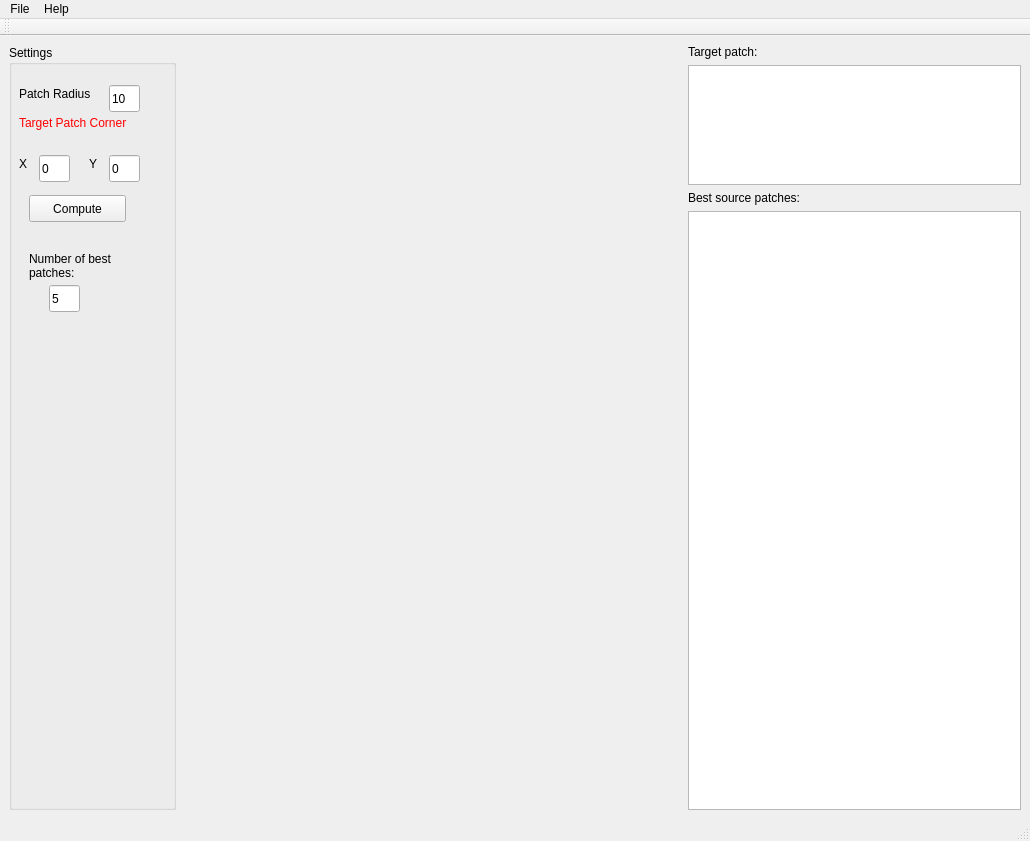
<?xml version="1.0" encoding="UTF-8"?>
<ui version="4.0">
 <class>Form</class>
 <widget class="QMainWindow" name="Form">
  <property name="geometry">
   <rect>
    <x>0</x>
    <y>0</y>
    <width>1030</width>
    <height>841</height>
   </rect>
  </property>
  <property name="windowTitle">
   <string>Interactive Best Patches</string>
  </property>
  <widget class="QWidget" name="centralwidget">
   <layout class="QGridLayout" name="gridLayout">
    <item row="0" column="0">
     <layout class="QHBoxLayout" name="horizontalLayout" stretch="1,3,2">
      <item>
       <layout class="QVBoxLayout" name="verticalLayout" stretch="3">
        <item>
         <widget class="QGroupBox" name="groupBox">
          <property name="title">
           <string>Settings</string>
          </property>
          <widget class="QLabel" name="label">
           <property name="geometry">
            <rect>
             <x>10</x>
             <y>40</y>
             <width>91</width>
             <height>17</height>
            </rect>
           </property>
           <property name="text">
            <string>Patch Radius</string>
           </property>
          </widget>
          <widget class="QLineEdit" name="txtPatchRadius">
           <property name="geometry">
            <rect>
             <x>100</x>
             <y>40</y>
             <width>31</width>
             <height>27</height>
            </rect>
           </property>
           <property name="toolTip">
            <string>Sets the width/height of a square patch</string>
           </property>
           <property name="text">
            <string>10</string>
           </property>
          </widget>
          <widget class="QLabel" name="label_3">
           <property name="geometry">
            <rect>
             <x>10</x>
             <y>70</y>
             <width>161</width>
             <height>17</height>
            </rect>
           </property>
           <property name="text">
            <string>&lt;font color=&quot;red&quot;&gt;Target Patch Corner&lt;/font&gt;</string>
           </property>
          </widget>
          <widget class="QLineEdit" name="txtTargetX">
           <property name="geometry">
            <rect>
             <x>30</x>
             <y>110</y>
             <width>31</width>
             <height>27</height>
            </rect>
           </property>
           <property name="text">
            <string>0</string>
           </property>
          </widget>
          <widget class="QLineEdit" name="txtTargetY">
           <property name="geometry">
            <rect>
             <x>100</x>
             <y>110</y>
             <width>31</width>
             <height>27</height>
            </rect>
           </property>
           <property name="text">
            <string>0</string>
           </property>
          </widget>
          <widget class="QLabel" name="label_4">
           <property name="geometry">
            <rect>
             <x>10</x>
             <y>110</y>
             <width>21</width>
             <height>17</height>
            </rect>
           </property>
           <property name="text">
            <string>X</string>
           </property>
          </widget>
          <widget class="QLabel" name="label_7">
           <property name="geometry">
            <rect>
             <x>80</x>
             <y>110</y>
             <width>21</width>
             <height>17</height>
            </rect>
           </property>
           <property name="text">
            <string>Y</string>
           </property>
          </widget>
          <widget class="QPushButton" name="btnCompute">
           <property name="geometry">
            <rect>
             <x>20</x>
             <y>150</y>
             <width>97</width>
             <height>27</height>
            </rect>
           </property>
           <property name="text">
            <string>Compute</string>
           </property>
          </widget>
          <widget class="QLabel" name="label_6">
           <property name="geometry">
            <rect>
             <x>20</x>
             <y>200</y>
             <width>91</width>
             <height>41</height>
            </rect>
           </property>
           <property name="text">
            <string>Number of best patches:</string>
           </property>
           <property name="wordWrap">
            <bool>true</bool>
           </property>
          </widget>
          <widget class="QLineEdit" name="txtNumberOfPatches">
           <property name="geometry">
            <rect>
             <x>40</x>
             <y>240</y>
             <width>31</width>
             <height>27</height>
            </rect>
           </property>
           <property name="text">
            <string>5</string>
           </property>
          </widget>
         </widget>
        </item>
       </layout>
      </item>
      <item>
       <widget class="QVTKWidget" name="qvtkWidget" native="true"/>
      </item>
      <item>
       <layout class="QVBoxLayout" name="verticalLayout_2" stretch="0,1,0,5">
        <item>
         <widget class="QLabel" name="label_2">
          <property name="text">
           <string>Target patch:</string>
          </property>
         </widget>
        </item>
        <item>
         <widget class="QGraphicsView" name="gfxTarget"/>
        </item>
        <item>
         <widget class="QLabel" name="label_5">
          <property name="text">
           <string>Best source patches:</string>
          </property>
         </widget>
        </item>
        <item>
         <widget class="QTableWidget" name="tableWidget"/>
        </item>
       </layout>
      </item>
     </layout>
    </item>
   </layout>
  </widget>
  <widget class="QMenuBar" name="menubar">
   <property name="geometry">
    <rect>
     <x>0</x>
     <y>0</y>
     <width>1030</width>
     <height>25</height>
    </rect>
   </property>
   <widget class="QMenu" name="menuLeft_Pane">
    <property name="title">
     <string>File</string>
    </property>
    <addaction name="actionOpenImage"/>
    <addaction name="actionOpenMask"/>
    <addaction name="actionOpenMaskInverted"/>
    <addaction name="actionFlipImage"/>
    <addaction name="actionQuit"/>
   </widget>
   <widget class="QMenu" name="menuHelp">
    <property name="title">
     <string>Help</string>
    </property>
    <addaction name="actionHelp"/>
   </widget>
   <addaction name="menuLeft_Pane"/>
   <addaction name="menuHelp"/>
  </widget>
  <widget class="QStatusBar" name="statusbar"/>
  <widget class="QToolBar" name="toolBar">
   <property name="windowTitle">
    <string>toolBar</string>
   </property>
   <attribute name="toolBarArea">
    <enum>TopToolBarArea</enum>
   </attribute>
   <attribute name="toolBarBreak">
    <bool>false</bool>
   </attribute>
  </widget>
  <action name="actionOpenImage">
   <property name="text">
    <string>Open Image</string>
   </property>
  </action>
  <action name="actionSavePointsLeft">
   <property name="text">
    <string>Save Points</string>
   </property>
  </action>
  <action name="actionSavePointsRight">
   <property name="text">
    <string>Save Points</string>
   </property>
  </action>
  <action name="actionOpenImageRight">
   <property name="text">
    <string>Open Image</string>
   </property>
  </action>
  <action name="actionLoadPointsLeft">
   <property name="text">
    <string>Load Points</string>
   </property>
  </action>
  <action name="actionLoadPointsRight">
   <property name="text">
    <string>Load Points</string>
   </property>
  </action>
  <action name="actionHelp">
   <property name="text">
    <string>Help</string>
   </property>
  </action>
  <action name="actionQuit">
   <property name="text">
    <string>Quit</string>
   </property>
  </action>
  <action name="actionOpenPointCloudLeft">
   <property name="text">
    <string>Open PointCloud</string>
   </property>
  </action>
  <action name="actionOpenPointCloudRight">
   <property name="text">
    <string>Open PointCloud</string>
   </property>
  </action>
  <action name="actionFlipImage">
   <property name="text">
    <string>Flip Image</string>
   </property>
  </action>
  <action name="actionFlipRightImage">
   <property name="text">
    <string>Flip Right Image</string>
   </property>
  </action>
  <action name="actionSaveResult">
   <property name="text">
    <string>Save Result</string>
   </property>
  </action>
  <action name="actionOpenMask">
   <property name="text">
    <string>Open Mask</string>
   </property>
  </action>
  <action name="actionOpenMaskInverted">
   <property name="text">
    <string>Open Mask Inverted</string>
   </property>
  </action>
 </widget>
 <customwidgets>
  <customwidget>
   <class>QVTKWidget</class>
   <extends>QWidget</extends>
   <header>QVTKWidget.h</header>
  </customwidget>
 </customwidgets>
 <resources/>
 <connections/>
</ui>
